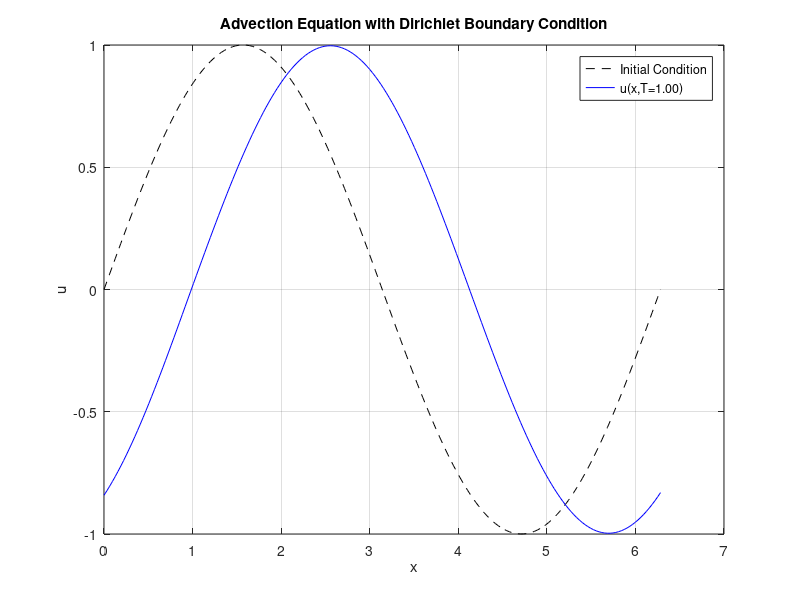

This figure's MATLAB source:
% Parameters
L = 2*pi;         % Length of domain in x
Nx = 200;         % Number of x points
x = linspace(0, L, Nx);
dx = x(2) - x(1);

T = 1;            % Total time
dt = 0.8 * dx;    % Time step (CFL < 1)
Nt = round(T / dt);
t = linspace(0, T, Nt);

% Initialize solution u(t, x)
u = zeros(Nt, Nx);

% Initial condition: u(0, x) = sin(x)
u(1, :) = sin(x);

% Time marching: upwind scheme
for n = 1:Nt-1
    % Boundary condition at x = 0
    u(n+1,1) = -sin(t(n+1));  % u(t,0) = -sin(t)

    % Apply upwind scheme for rightward propagation
    for j = 2:Nx
        u(n+1,j) = u(n,j) - dt/dx * (u(n,j) - u(n,j-1));
    end
end

% Plot final result
figure;
plot(x, u(1,:), 'k--', 'DisplayName', 'Initial Condition');
hold on;
plot(x, u(end,:), 'b-', 'DisplayName', sprintf('u(x,T=%.2f)', T));
xlabel('x'); ylabel('u');
title('Advection Equation with Dirichlet Boundary Condition');
legend show; grid on;
